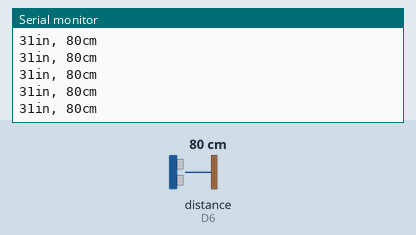
Recording of a sketch running on a simulated ESP8266 (NodeMCU). Shown: the last lines printed to the serial monitor. Wiring (inferred from the names in the program): ultrasonic range finder: trigger D2; echo D6. The test bench sets the inputs (shaded band); at power-on: distance to the obstacle (sensor on D6) 80 cm. The echo pulse lasts 58.3 µs per cm.

Above: at 1.2 s.
1.3 s: distance to the obstacle (sensor on D6) set to 2 cm
At 1.37 s:
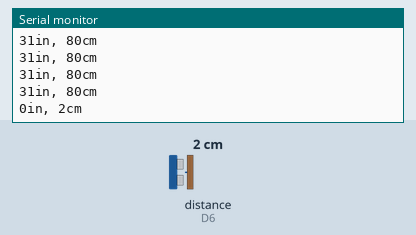
2.8 s: distance to the obstacle (sensor on D6) set to 4 cm
At 2.88 s:
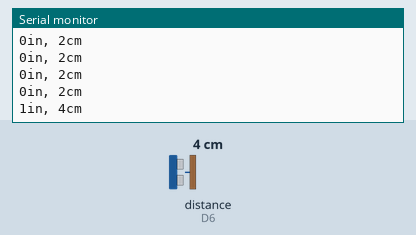
Timing chart, 0 to 5.8 s (numbered marks = the images above; inputs shaded):
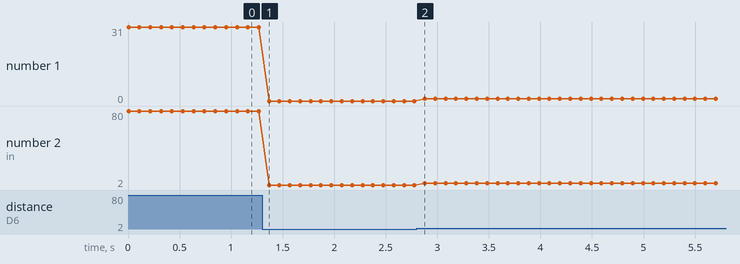

The sketch:

SonarSensorTest.ino
```cpp
const int pingPin = D2; // Trigger Pin of Ultrasonic Sensor
const int echoPin = D6; // Echo Pin of Ultrasonic Sensor

void setup() {
   Serial.begin(9600); // Starting Serial Terminal
}

void loop() {
   long duration, inches, cm;
   pinMode(pingPin, OUTPUT);
   digitalWrite(pingPin, LOW);
   delayMicroseconds(2);
   digitalWrite(pingPin, HIGH);
   delayMicroseconds(10);
   digitalWrite(pingPin, LOW);
   pinMode(echoPin, INPUT);
   duration = pulseIn(echoPin, HIGH);
   inches = microsecondsToInches(duration);
   cm = microsecondsToCentimeters(duration);
   Serial.print(inches);
   Serial.print("in, ");
   Serial.print(cm);
   Serial.print("cm");
   Serial.println();
   delay(100);
}

long microsecondsToInches(long microseconds) {
   return microseconds / 74 / 2;
}

long microsecondsToCentimeters(long microseconds) {
   return microseconds / 29 / 2;
}
```

Measured:
- after the input at 1.3 s, the serial monitor: prints a new line after 0.07 s (image 1)
- after the input at 2.8 s, the serial monitor: prints a new line after 0.08 s (image 2)
- plotted number 1: 31 → 0 after the input at 1.3 s, 0 → 1 after the input at 2.8 s
- plotted number 2: 80 → 2 after the input at 1.3 s, 2 → 4 after the input at 2.8 s
